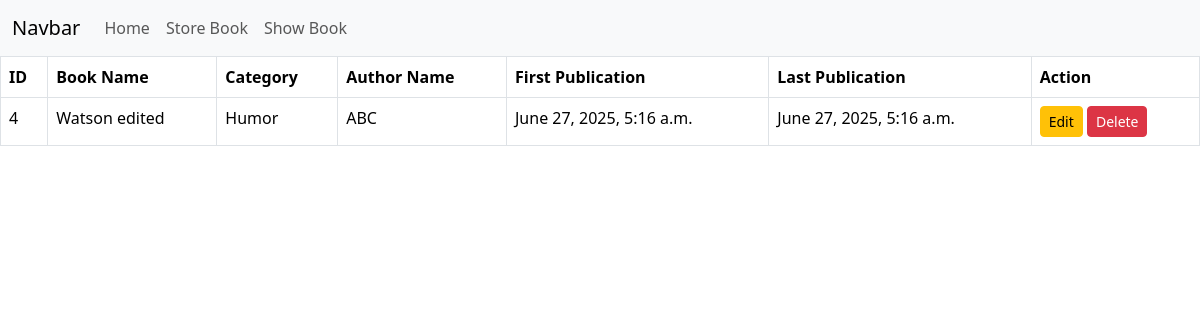
Page /book_details/4 on the committed database.
### book/models.py (models this page shows)
class BookStoreModel(models.Model):
    CATEGORY = (
        ('Mystry', 'Mystry'),
        ('Thriller', 'Thriller'),
        ('Sci-fi', 'Sci-fi'),
        ('Humor', 'Humor'),
        ('Horror', 'Horror')
    )
    id = models.IntegerField(primary_key=True)
    book_name = models.CharField(max_length=30)
    author = models.CharField(max_length=20)
    category = models.CharField(max_length=30, choices=CATEGORY)
    first_pub = models.DateTimeField(auto_now_add=True)
    last_pub = models.DateTimeField(auto_now=True)

### book/views.py (the view)
# urls.py: path('book_details/<int:id>', views.BookDetailsView.as_view(), name="book_details"),
class BookDetailsView(DetailView):
    model = BookStoreModel
    template_name = 'book_details.html'
    context_object_name = 'item'
    pk_url_kwarg = 'id'

### book/templates/book_details.html
{% extends "base.html" %}
{% block content %}
    <table class="table table-bordered">
        <thead>
          <tr>
            <th scope="col">ID</th>
            <th scope="col">Book Name</th>
            <th scope="col">Category</th>
            <th scope="col">Author Name</th>
            <th scope="col">First Publication</th>
            <th scope="col">Last Publication</th>
            <th scope="col">Action</th>
          </tr>
        </thead>
        <tbody>
            <tr>
                <td>{{item.id}}</td>
                <td>{{item.book_name}}</td>
                <td>{{item.category}}</td>
                <td>{{item.author}}</td>
                <td>{{item.first_pub}}</td>
                <td>{{item.last_pub}}</td>
                <td> <a class="btn btn-warning btn-sm" href="{% url 'editbook' item.pk %}">Edit</a> <a class="btn btn-danger btn-sm" href="{% url 'deletebooks' item.pk %}">Delete</a>
            </tr>
        </tbody>
      </table>
{% endblock content %}

### rows in the picture
BookStoreModel: id "4", book_name "Watson edited", category "Humor", author "ABC", first_pub "June 27, 2025, 5:16 a.m.", last_pub "June 27, 2025, 5:16 a.m."
